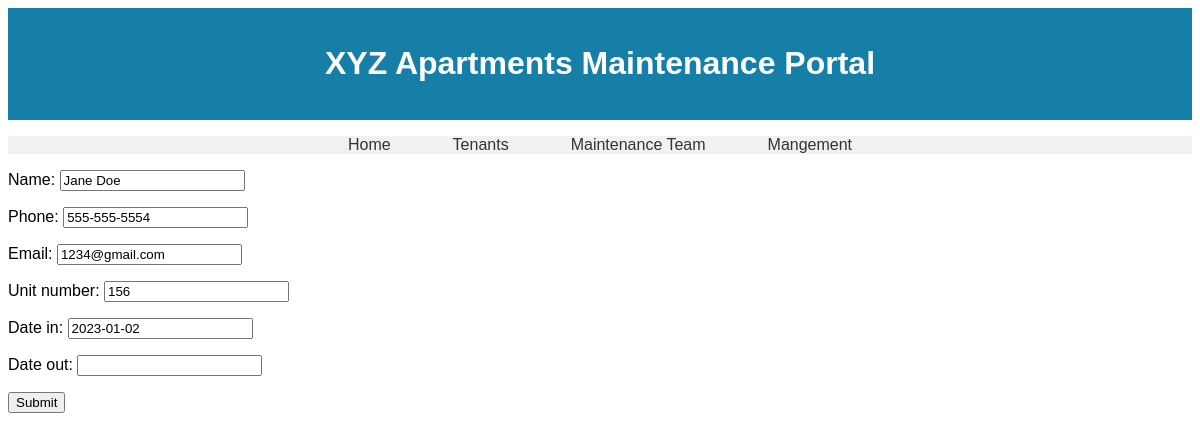
The app's page /edit_tenant/3/ with its own data.
### apartment_maintenance/models.py (models this page shows)
class Tenant(models.Model):
    name = models.CharField(max_length=100)
    phone = models.CharField(max_length=13)
    email = models.CharField(max_length=100)
    unit_number = models.IntegerField()
    date_in = models.DateField()
    date_out = models.DateField(blank=True, null=True)

### apartment_maintenance/views.py (the view)
# urls.py: path('edit_tenant/<int:tenant_id>/', views.edit_tenant, name='edit_tenant'),
def edit_tenant(request, tenant_id):
    tenant = Tenant.objects.get(id=tenant_id)
    if request.method == 'POST':
        form = TenantForm(request.POST, instance=tenant)
        if form.is_valid():
            form.save()
            messages.success(request, 'Tenant details updated successfully.')
            return redirect('management')
    else:
        form = TenantForm(instance=tenant)
    return render(request, 'edit_tenant.html', {'form': form, 'tenant': tenant})

### apartment_maintenance/forms.py
class TenantForm(forms.ModelForm):
    class Meta:
        model = Tenant
        fields = ['name', 'phone', 'email', 'unit_number', 'date_in', 'date_out']

### apartment_maintenance/templates/edit_tenant.html (shortened to what this page needs)
{% extends "base.html" %}
{% load static %}
{% block content %}
<form method="post">
    {{ form.as_p }}
    <button type="submit">Submit</button>
</form>
{% endblock %}

### apartment_maintenance/templates/base.html (style rules this page uses)
body { font-family: Arial, sans-serif; }

### records on screen
Tenant: name "Jane Doe", phone "555-555-5554", email "1234@gmail.com", unit_number "156", date_in "2023-01-02"
